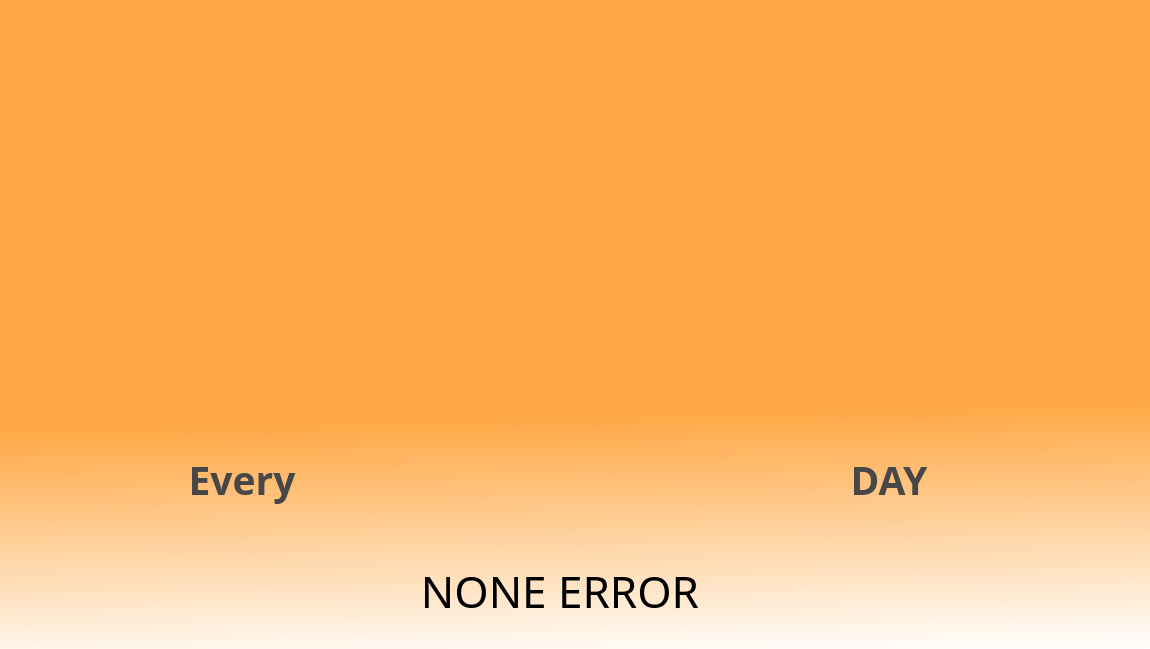
   <widget class="QWidget" name="page_home">
    <property name="styleSheet">
     <string notr="true">background-color: qlineargradient(spread:pad, x1:0.982955, y1:0.619, x2:1, y2:1, stop:0 rgba(255, 168, 69, 255), stop:1 rgba(255, 255, 255, 255));</string>
    </property>
    <widget class="QWidget" name="widget_title_2" native="true">
     <property name="geometry">
      <rect>
       <x>-10</x>
       <y>540</y>
       <width>1141</width>
       <height>100</height>
      </rect>
     </property>
     <property name="minimumSize">
      <size>
       <width>0</width>
       <height>100</height>
      </size>
     </property>
     <property name="maximumSize">
      <size>
       <width>16777215</width>
       <height>300</height>
      </size>
     </property>
     <property name="styleSheet">
      <string notr="true">background-color: rgba(255, 255, 255, 0);</string>
     </property>
     <layout class="QHBoxLayout" name="horizontalLayout_3">
      <property name="spacing">
       <number>0</number>
      </property>
      <property name="leftMargin">
       <number>0</number>
      </property>
      <property name="topMargin">
       <number>0</number>
      </property>
      <property name="rightMargin">
       <number>0</number>
      </property>
      <property name="bottomMargin">
       <number>0</number>
      </property>
      <item>
       <widget class="QLabel" name="label_4">
        <property name="sizePolicy">
         <sizepolicy hsizetype="Minimum" vsizetype="Preferred">
          <horstretch>0</horstretch>
          <verstretch>0</verstretch>
         </sizepolicy>
        </property>
        <property name="minimumSize">
         <size>
          <width>1100</width>
          <height>0</height>
         </size>
        </property>
        <property name="maximumSize">
         <size>
          <width>1100</width>
          <height>16777215</height>
         </size>
        </property>
        <property name="font">
         <font>
          <family>롯데리아 촵땡겨체</family>
          <pointsize>33</pointsize>
         </font>
        </property>
        <property name="text">
         <string>NONE ERROR</string>
        </property>
        <property name="alignment">
         <set>Qt::AlignCenter</set>
        </property>
       </widget>
      </item>
     </layout>
    </widget>
    <widget class="QWidget" name="widget_4" native="true">
     <property name="geometry">
      <rect>
       <x>-10</x>
       <y>91</y>
       <width>1141</width>
       <height>309</height>
      </rect>
     </property>
     <property name="styleSheet">
      <string notr="true">background-color: rgba(255, 255, 255, 0);</string>
     </property>
     <layout class="QHBoxLayout" name="horizontalLayout_4">
      <property name="spacing">
       <number>0</number>
      </property>
      <property name="leftMargin">
       <number>0</number>
      </property>
      <property name="topMargin">
       <number>0</number>
      </property>
      <property name="rightMargin">
       <number>0</number>
      </property>
      <property name="bottomMargin">
       <number>0</number>
      </property>
      <item>
       <spacer name="horizontalSpacer_6">
        <property name="orientation">
         <enum>Qt::Horizontal</enum>
        </property>
        <property name="sizeHint" stdset="0">
         <size>
          <width>40</width>
          <height>20</height>
         </size>
        </property>
       </spacer>
      </item>
      <item>
       <widget class="QPushButton" name="btn_click">
        <property name="minimumSize">
         <size>
          <width>400</width>
          <height>0</height>
         </size>
        </property>
        <property name="maximumSize">
         <size>
          <width>400</width>
          <height>400</height>
         </size>
        </property>
        <property name="text">
         <string/>
        </property>
        <property name="icon">
         <iconset>
          <normaloff>../IMG/click.png</normaloff>../IMG/click.png</iconset>
        </property>
        <property name="iconSize">
         <size>
          <width>300</width>
          <height>300</height>
         </size>
        </property>
        <property name="flat">
         <bool>true</bool>
        </property>
       </widget>
      </item>
      <item>
       <spacer name="horizontalSpacer_7">
        <property name="orientation">
         <enum>Qt::Horizontal</enum>
        </property>
        <property name="sizeHint" stdset="0">
         <size>
          <width>40</width>
          <height>20</height>
         </size>
        </property>
       </spacer>
      </item>
     </layout>
    </widget>
    <widget class="QWidget" name="widget_title_1" native="true">
     <property name="geometry">
      <rect>
       <x>0</x>
       <y>430</y>
       <width>1131</width>
       <height>101</height>
      </rect>
     </property>
     <property name="styleSheet">
      <string notr="true">background-color: rgba(255, 255, 255, 0);</string>
     </property>
     <widget class="QWidget" name="layoutWidget">
      <property name="geometry">
       <rect>
        <x>0</x>
        <y>0</y>
        <width>1131</width>
        <height>100</height>
       </rect>
      </property>
      <layout class="QHBoxLayout" name="horizontalLayout_5">
       <item>
        <spacer name="horizontalSpacer_3">
         <property name="orientation">
          <enum>Qt::Horizontal</enum>
         </property>
         <property name="sizeHint" stdset="0">
          <size>
           <width>122</width>
           <height>98</height>
          </size>
         </property>
        </spacer>
       </item>
       <item>
        <widget class="QLabel" name="lb_left">
         <property name="minimumSize">
          <size>
           <width>200</width>
           <height>0</height>
          </size>
         </property>
         <property name="maximumSize">
          <size>
           <width>100</width>
           <height>16777215</height>
          </size>
         </property>
         <property name="font">
          <font>
           <family>롯데리아 촵땡겨체</family>
           <pointsize>29</pointsize>
           <weight>75</weight>
           <bold>true</bold>
          </font>
         </property>
         <property name="styleSheet">
          <string notr="true">color: rgb(71, 71, 71);</string>
         </property>
         <property name="text">
          <string>Every</string>
         </property>
         <property name="alignment">
          <set>Qt::AlignCenter</set>
         </property>
        </widget>
       </item>
       <item>
        <spacer name="horizontalSpacer">
         <property name="orientation">
          <enum>Qt::Horizontal</enum>
         </property>
         <property name="sizeType">
          <enum>QSizePolicy::Expanding</enum>
         </property>
         <property name="sizeHint" stdset="0">
          <size>
           <width>122</width>
           <height>98</height>
          </size>
         </property>
        </spacer>
       </item>
       <item>
        <widget class="QLabel" name="lb_middle">
         <property name="sizePolicy">
          <sizepolicy hsizetype="MinimumExpanding" vsizetype="MinimumExpanding">
           <horstretch>0</horstretch>
           <verstretch>0</verstretch>
          </sizepolicy>
         </property>
         <property name="minimumSize">
          <size>
           <width>150</width>
           <height>0</height>
          </size>
         </property>
         <property name="font">
          <font>
           <family>롯데리아 촵땡겨체</family>
           <pointsize>32</pointsize>
          </font>
         </property>
         <property name="styleSheet">
          <string notr="true">color: rgb(255, 105, 35);</string>
         </property>
         <property name="text">
          <string/>
         </property>
         <property name="alignment">
          <set>Qt::AlignCenter</set>
         </property>
        </widget>
       </item>
       <item>
        <spacer name="horizontalSpacer_2">
         <property name="orientation">
          <enum>Qt::Horizontal</enum>
         </property>
         <property name="sizeType">
          <enum>QSizePolicy::Expanding</enum>
         </property>
         <property name="sizeHint" stdset="0">
          <size>
           <width>122</width>
           <height>98</height>
          </size>
         </property>
        </spacer>
       </item>
       <item>
        <widget class="QLabel" name="lb_right">
         <property name="minimumSize">
          <size>
           <width>200</width>
           <height>0</height>
          </size>
         </property>
         <property name="font">
          <font>
           <family>롯데리아 촵땡겨체</family>
           <pointsize>29</pointsize>
           <weight>75</weight>
           <bold>true</bold>
          </font>
         </property>
         <property name="styleSheet">
          <string notr="true">color: rgb(71, 71, 71);</string>
         </property>
         <property name="text">
          <string>DAY</string>
         </property>
         <property name="alignment">
          <set>Qt::AlignCenter</set>
         </property>
        </widget>
       </item>
       <item>
        <spacer name="horizontalSpacer_4">
         <property name="orientation">
          <enum>Qt::Horizontal</enum>
         </property>
         <property name="sizeHint" stdset="0">
          <size>
           <width>122</width>
           <height>98</height>
          </size>
         </property>
        </spacer>
       </item>
      </layout>
     </widget>
    </widget>
   </widget>
